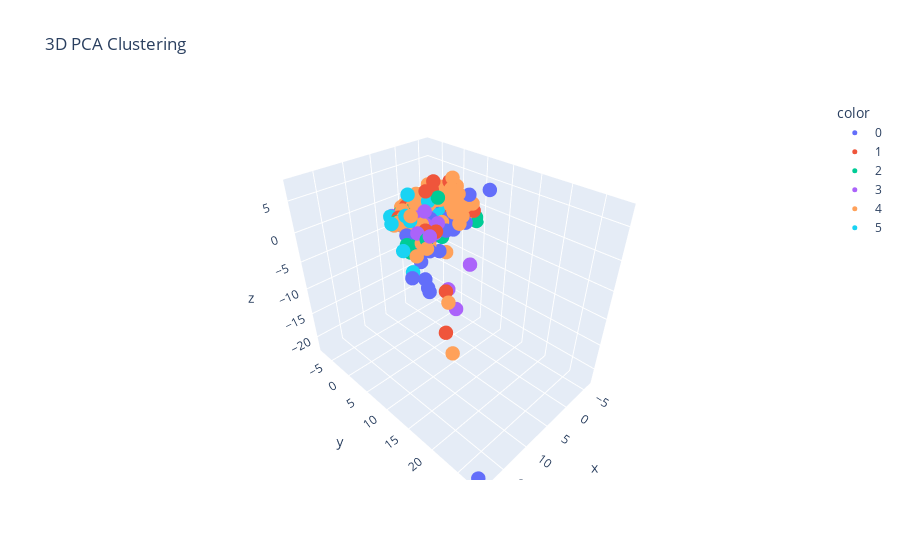

Source (notebook cell):
### Markdown cell above
### other viz

### Code cell
#pca works better? 
pca = PCA(n_components=3, random_state=42)
X_pca_3d = pca.fit_transform(X_scaled)

fig = px.scatter_3d(
    x=X_pca_3d[:, 0], 
    y=X_pca_3d[:, 1], 
    z=X_pca_3d[:, 2],
    color=df['cluster'].astype(str),  
    hover_data={'County': df['Name']},  
    title='3D PCA Clustering'
)

fig.update_traces(marker_size=5)
fig.show()

### Figure 1 — Plotly figure (JSON) as saved in the notebook; plotly's stock layout.template omitted (floating-point values rounded to 4 significant figures; data arrays with more than 128 entries replaced by an {"elided": "..."} marker saying what was removed)
{"data": [{"customdata": {"elided": "319x1 str values"}, "hovertemplate": "color=0<br>x=%{x}<br>y=%{y}<br>z=%{z}<br>County=%{customdata[0]}<extra></extra>", "legendgroup": "0", "marker": {"color": "#636efa", "size": 5, "symbol": "circle"}, "mode": "markers", "name": "0", "scene": "scene", "showlegend": true, "type": "scatter3d", "x": {"elided": "319 float values"}, "y": {"elided": "319 float values"}, "z": {"elided": "319 float values"}}, {"customdata": {"elided": "666x1 str values"}, "hovertemplate": "color=1<br>x=%{x}<br>y=%{y}<br>z=%{z}<br>County=%{customdata[0]}<extra></extra>", "legendgroup": "1", "marker": {"color": "#EF553B", "size": 5, "symbol": "circle"}, "mode": "markers", "name": "1", "scene": "scene", "showlegend": true, "type": "scatter3d", "x": {"elided": "666 float values"}, "y": {"elided": "666 float values"}, "z": {"elided": "666 float values"}}, {"customdata": {"elided": "697x1 str values"}, "hovertemplate": "color=2<br>x=%{x}<br>y=%{y}<br>z=%{z}<br>County=%{customdata[0]}<extra></extra>", "legendgroup": "2", "marker": {"color": "#00cc96", "size": 5, "symbol": "circle"}, "mode": "markers", "name": "2", "scene": "scene", "showlegend": true, "type": "scatter3d", "x": {"elided": "697 float values"}, "y": {"elided": "697 float values"}, "z": {"elided": "697 float values"}}, {"customdata": {"elided": "285x1 str values"}, "hovertemplate": "color=3<br>x=%{x}<br>y=%{y}<br>z=%{z}<br>County=%{customdata[0]}<extra></extra>", "legendgroup": "3", "marker": {"color": "#ab63fa", "size": 5, "symbol": "circle"}, "mode": "markers", "name": "3", "scene": "scene", "showlegend": true, "type": "scatter3d", "x": {"elided": "285 float values"}, "y": {"elided": "285 float values"}, "z": {"elided": "285 float values"}}, {"customdata": {"elided": "865x1 str values"}, "hovertemplate": "color=4<br>x=%{x}<br>y=%{y}<br>z=%{z}<br>County=%{customdata[0]}<extra></extra>", "legendgroup": "4", "marker": {"color": "#FFA15A", "size": 5, "symbol": "circle"}, "mode": "markers", "name": "4", "scene": "scene", "showlegend": true, "type": "scatter3d", "x": {"elided": "865 float values"}, "y": {"elided": "865 float values"}, "z": {"elided": "865 float values"}}, {"customdata": {"elided": "300x1 str values"}, "hovertemplate": "color=5<br>x=%{x}<br>y=%{y}<br>z=%{z}<br>County=%{customdata[0]}<extra></extra>", "legendgroup": "5", "marker": {"color": "#19d3f3", "size": 5, "symbol": "circle"}, "mode": "markers", "name": "5", "scene": "scene", "showlegend": true, "type": "scatter3d", "x": {"elided": "300 float values"}, "y": {"elided": "300 float values"}, "z": {"elided": "300 float values"}}], "layout": {"legend": {"title": {"text": "color"}, "tracegroupgap": 0}, "scene": {"domain": {"x": [0, 1], "y": [0, 1]}, "xaxis": {"title": {"text": "x"}}, "yaxis": {"title": {"text": "y"}}, "zaxis": {"title": {"text": "z"}}}, "title": {"text": "3D PCA Clustering"}}}
